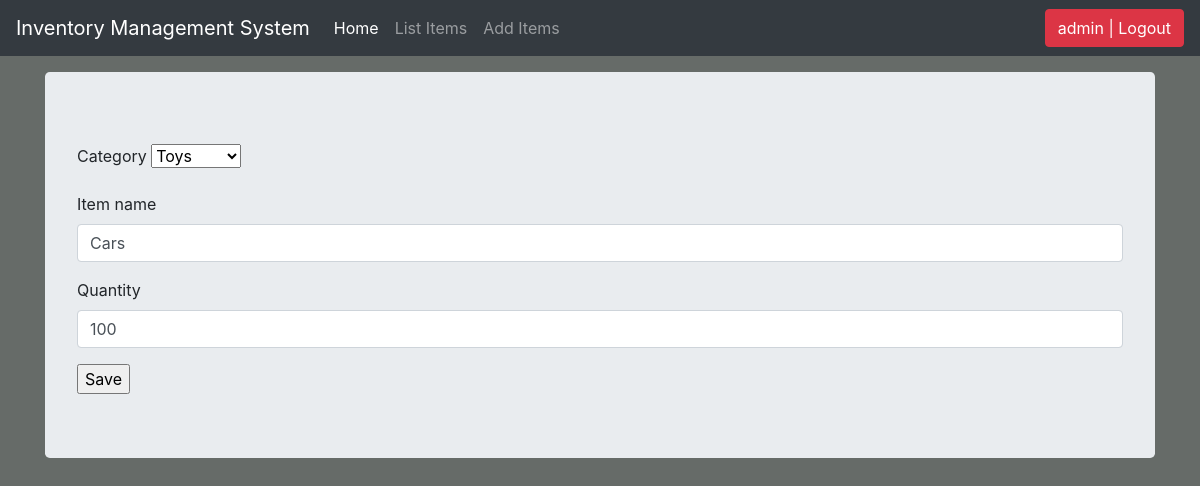
The app's page /update_items/3 (signed in) with its own data.
### ims/models.py (models this page shows, shortened)
class Stock(models.Model):
    category = models.ForeignKey(
        Category, on_delete=models.CASCADE, blank=True)
    item_name = models.CharField(max_length=50, blank=True, null=True)
    quantity = models.IntegerField(default="0", blank=True, null=True)
    receive_quantity = models.IntegerField(default="0", blank=True, null=True)
    receive_by = models.CharField(max_length=50, blank=True, null=True)
    issue_quantity = models.IntegerField(default="0", blank=True, null=True)
    issue_by = models.CharField(max_length=50, blank=True, null=True)
    issue_to = models.CharField(max_length=50, blank=True, null=True)
    phone_number = models.CharField(max_length=50, blank=True, null=True)
    created_by = models.CharField(max_length=50, blank=True, null=True)
    reorder_level = models.IntegerField(default="0", blank=True, null=True)
    last_updated = models.DateTimeField(auto_now_add=False, auto_now=True)
    timestamp = models.DateTimeField(auto_now_add=True, auto_now=False)

### ims/views.py (the view)
# urls.py: path('update_items/<str:pk>', update_items, name="update_items"),
@login_required
def update_items(request, pk):
    queryset = Stock.objects.get(id=pk)
    form = StockUpdateForm(instance=queryset)
    if request.method == 'POST':
        form = StockUpdateForm(request.POST, instance=queryset)
        if form.is_valid():
            form.save()
            messages.success(request, 'Successfully updated')
            return redirect('/list_items')
    context = {
        "form": form,
    }
    return render(request, "add_items.html", context)

### ims/forms.py
class StockUpdateForm(forms.ModelForm):
    class Meta:
        model = Stock
        fields = ['category', 'item_name', 'quantity']

### ims/models.py (called while the page is built)
    def __str__(self) -> str:
        return self.name

### ims/templates/add_items.html (shortened to what this page needs)
{% load static %} {% load crispy_forms_tags %}
<!DOCTYPE html>
<html lang="en">
  <head>
    <link rel="stylesheet" href="{% static 'css/bootstrap.min.css' %}" />
    <link rel="stylesheet" href="{% static 'css/styles.css' %}" />
    <link rel="stylesheet" href="{% static 'css/navbar-top-fixed.css' %}" />
  </head>
  <body>
    {% include 'navbar.html' %}
    <main role="main" class="container">
      <div class="jumbotron">
        <form action="" method="POST">
          {% csrf_token %} {{form|crispy}}
          <input type="submit" value="Save" />
        </form>
      </div>
    </main>
  </body>
</html>

### ims/templates/navbar.html (shortened to what this page needs)
<nav class="navbar navbar-expand-md navbar-dark fixed-top bg-dark">
  <a class="navbar-brand" href="#">Inventory Management System</a>
  <div class="collapse navbar-collapse" id="navbarCollapse">
    <ul class="navbar-nav mr-auto">
      <li class="nav-item active">
        <a class="nav-link" href="/"
          >Home <span class="sr-only">(current)</span></a
        >
      </li>
      {% if request.user.is_authenticated %}
      <li class="nav-item">
        <a class="nav-link" href="/list_items">List Items</a>
      </li>
      <li class="nav-item">
        <a class="nav-link" href="/add_items">Add Items</a>
      </li>
      {% endif %}
    </ul>
    <ul class="navbar-nav">
      {% if request.user.is_authenticated %}
      <li>
        <a href="/accounts/logout">
          <li><button class="btn btn-danger">{{user}} | Logout</button></li>
        </a>
      </li>
      {% else %}
      <li>
        <a href="/accounts/login">Login</a>
      </li>
      {% endif %}
    </ul>
  </div>
</nav>

### ims/static/css/styles.css (style rules this page uses)
body { background-color: #666b68; }

### ims/static/css/navbar-top-fixed.css (style rules this page uses)
body { min-height: 75rem; padding-top: 4.5rem; }

### records on screen
Stock: category "Toys", item_name "Cars", quantity "100"

### other values on screen
{{ user }} "admin"
